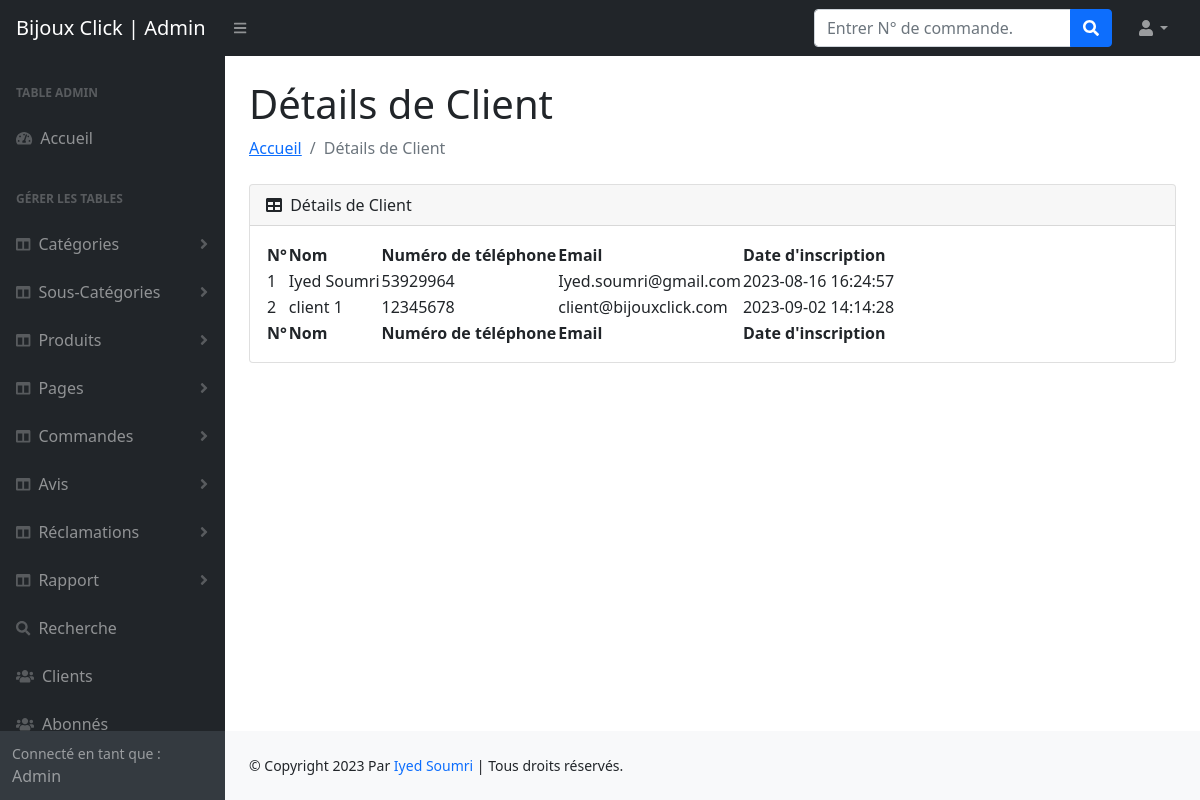
The page /BijouxClick/admin/reg-users.php (signed in) on the database its author committed.
### tables this page shows
CREATE TABLE `users` (
  `id` int(11) NOT NULL,
  `FirstName` varchar(255) DEFAULT NULL,
  `LastName` varchar(255) DEFAULT NULL,
  `Email` varchar(255) DEFAULT NULL,
  `MobileNumber` bigint(11) DEFAULT NULL,
  `Password` varchar(255) DEFAULT NULL,
  `regDate` timestamp NOT NULL DEFAULT current_timestamp()
);

### BijouxClick/admin/reg-users.php (the view, shortened to what this page needs)
<?php
include('includes/config.php');
if (strlen($_SESSION['aid'] == 0)) {
    header('location:logout.php');
} else {
    ?>
    <!DOCTYPE html>
    <html lang="fr">
    <head>
        <link href="https://cdn.jsdelivr.net/npm/simple-datatables@latest/dist/style.css" rel="stylesheet" />
        <link href="css/styles.css" rel="stylesheet" />
    </head>
    <body class="sb-nav-fixed">
        <?php include_once('includes/header.php'); ?>
        <div id="layoutSidenav">
            <?php include_once('includes/sidebar.php'); ?>
            <div id="layoutSidenav_content">
                <main>
                    <div class="container-fluid px-4">
                        <h1 class="mt-4">Détails de Client</h1>
                        <ol class="breadcrumb mb-4">
                            <li class="breadcrumb-item"><a href="dashboard.php">Accueil</a></li>
                            <li class="breadcrumb-item active">Détails de Client</li>
                        </ol>
                        <div class="card mb-4">
                            <div class="card-header">
                                <i class="fas fa-table me-1"></i>
                                Détails de Client
                            </div>
                            <div class="card-body">
                                <table id="datatablesSimple">
                                    <thead>
                                        <tr>
                                            <th>N°</th>
                                            <th>Nom</th>
                                            <th>Numéro de téléphone</th>
                                            <th>Email</th>
                                            <th>Date d'inscription</th>
                                        </tr>
                                    </thead>
                                    <tfoot>
                                        <tr>
                                            <th>N°</th>
                                            <th>Nom</th>
                                            <th>Numéro de téléphone</th>
                                            <th>Email</th>
                                            <th>Date d'inscription</th>
                                        </tr>
                                    </tfoot>
                                    <tbody>
                                        <?php
                                        $ret = mysqli_query($con, "select * from users");
                                        $cnt = 1;
                                        while ($row = mysqli_fetch_array($ret)) {
                                            ?>
                                            <tr class="gradeX">
                                                <td><?php echo $cnt; ?></td>
                                                <td><?php echo $row['FirstName']; ?> <?php echo $row['LastName']; ?></td>
                                                <td><?php echo $row['MobileNumber']; ?></td>
                                                <td><?php echo $row['Email']; ?></td>
                                                <td><?php echo $row['regDate']; ?></td>
                                            </tr>
                                            <?php $cnt = $cnt + 1; } ?>
                                    </tbody>
                                </table>
                            </div>
                        </div>
                    </div>
                </main>
                <?php include_once('includes/footer.php'); ?>
            </div>
        </div>
    </body>
    </html>
    <?php
}
?>

### rows shown on the page
users: FirstName "Iyed", LastName "Soumri", MobileNumber "53929964", Email "Iyed.soumri@gmail.com", regDate "2023-08-16 16:24:57"
users: FirstName "client", LastName "1", MobileNumber "12345678", Email "client@bijouxclick.com", regDate "2023-09-02 14:14:28"
